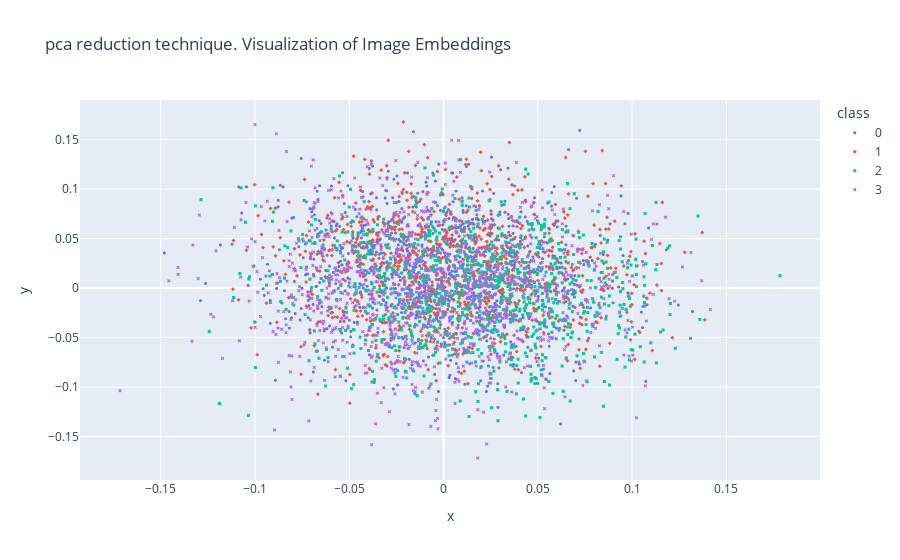

Notebook code cell kept with this figure:
### Code cell
plot_embeddings(X_sbert, 0, symbol="class", reduction_techniques="pca", color="class")

### Figure 1 — Plotly figure (JSON) as saved in the notebook; plotly's stock layout.template omitted (floating-point values rounded to 4 significant figures; data arrays with more than 128 entries replaced by an {"elided": "..."} marker saying what was removed)
{"data": [{"hovertemplate": "class=0<br>x=%{x}<br>y=%{y}<extra></extra>", "legendgroup": "0", "marker": {"color": "#636efa", "size": 3, "symbol": "circle"}, "mode": "markers", "name": "0", "showlegend": true, "textfont": {"size": 25}, "type": "scattergl", "x": {"elided": "1000 float values"}, "xaxis": "x", "y": {"elided": "1000 float values"}, "yaxis": "y"}, {"hovertemplate": "class=1<br>x=%{x}<br>y=%{y}<extra></extra>", "legendgroup": "1", "marker": {"color": "#EF553B", "size": 3, "symbol": "diamond"}, "mode": "markers", "name": "1", "showlegend": true, "textfont": {"size": 25}, "type": "scattergl", "x": {"elided": "1000 float values"}, "xaxis": "x", "y": {"elided": "1000 float values"}, "yaxis": "y"}, {"hovertemplate": "class=2<br>x=%{x}<br>y=%{y}<extra></extra>", "legendgroup": "2", "marker": {"color": "#00cc96", "size": 3, "symbol": "square"}, "mode": "markers", "name": "2", "showlegend": true, "textfont": {"size": 25}, "type": "scattergl", "x": {"elided": "1000 float values"}, "xaxis": "x", "y": {"elided": "1000 float values"}, "yaxis": "y"}, {"hovertemplate": "class=3<br>x=%{x}<br>y=%{y}<extra></extra>", "legendgroup": "3", "marker": {"color": "#ab63fa", "size": 3, "symbol": "x"}, "mode": "markers", "name": "3", "showlegend": true, "textfont": {"size": 25}, "type": "scattergl", "x": {"elided": "1000 float values"}, "xaxis": "x", "y": {"elided": "1000 float values"}, "yaxis": "y"}], "layout": {"legend": {"title": {"text": "class"}, "tracegroupgap": 0}, "title": {"text": "pca reduction technique. Visualization of Image Embeddings"}, "xaxis": {"anchor": "y", "domain": [0, 1], "title": {"text": "x"}}, "yaxis": {"anchor": "x", "domain": [0, 1], "title": {"text": "y"}}}}
